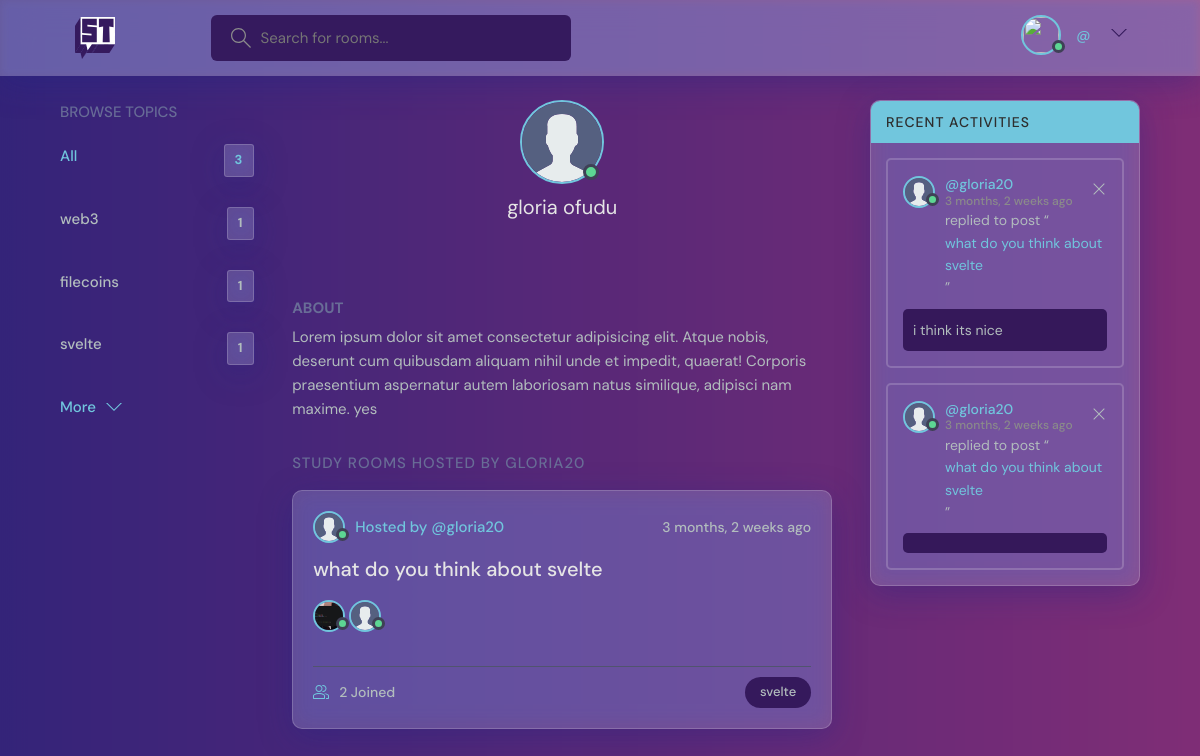
/gloria20/, run on the app's committed database.
### base/models.py (models this page shows, shortened)
class Topic(models.Model):
    name = models.CharField(max_length=200)
    def __str__(self):
        return self.name

class Room(models.Model):
    host =  models.ForeignKey(User, on_delete=models.SET_NULL, null=True)
    topic = models.ForeignKey(Topic, on_delete=models.SET_NULL, null=True)
    name = models.CharField(max_length=200)
    description = models.TextField(null=True, blank=True)
    participants = models.ManyToManyField(User, related_name="participant", blank=True)
    updated = models.DateTimeField(auto_now=True)
    created = models.DateTimeField(auto_now_add=True)
    class Meta:
        ordering = ['-updated', '-created']
    def __str__(self):
        return self.name

class Message(models.Model):
    user = models.ForeignKey(User, on_delete=models.CASCADE)
    room = models.ForeignKey(Room, on_delete=models.CASCADE)
    body = models.TextField(null=True, blank=True)
    updated = models.DateTimeField(auto_now=True)
    helpful = models.IntegerField(default=0)
    not_helpful = models.IntegerField(default=0)
    created = models.DateTimeField(auto_now_add=True)

### users/models.py (models this page shows)
class User(AbstractUser):
    email = models.EmailField(unique=True, null=True)
    bio = models.TextField(null=True)
    avatar = models.ImageField(default="avatar.svg", null=True)
    instagram = models.CharField(max_length=300, null=True, blank=True)
    linkedin = models.CharField(max_length=300, null=True, blank=True)
    twitter = models.CharField(max_length=300, null=True, blank=True)
    REQUIRED_FIELDS = []

### users/views.py (the view)
# urls.py: path('<str:name>/', ProfileView, name="profile"),
def ProfileView(request, name):
    user = User.objects.get(username=name)
    rooms = user.room_set.all()
    room_messages = user.message_set.all()
    topics = Topic.objects.all()[0:5]
    p = Paginator(rooms, 1)
    page = request.GET.get('page')
    rooms = p.get_page(page)
    context = {
        'user':user,
        'rooms':rooms,
        'room_messages':room_messages,
        'topics':topics,
        }
    return render(request, 'users/profile.html', context)

### users/templates/users/profile.html (shortened to what this page needs)
{% extends 'base/base.html' %}
{% block content %}
  <main class="profile-page layout layout--3">
    <div class="container">
      {% include 'base/topics_component.html' %}
      <div class="roomList">
        <div class="profile">
          <div class="profile__avatar">
            <div class="avatar avatar--large {% if user.is_active %} active {% endif %}">
              <img src="{{ user.avatar.url }}" />
            </div>
          </div>
          <div class="profile__info">
            <h3>{{ user.get_full_name }}</h3>
          <br>
            <p style="margin-top: 5px;">
            </p>
          </div>
          <div class="profile__about">
            <h3>About</h3>
            <p>
              {{ user.bio | safe }}
            </p
            <p>
          </div>
        </div>
        <div class="roomList__header">
          <div>
            <h2>Study Rooms Hosted by {{ user.username }}</a>
            </h2>
          </div>
        </div>
        {% include 'base/feeds_component.html' %}
      </div>
      <div class="activities">
        <div class="activities__header">
          <h2>Recent Activities</h2>
        </div>
        {% include "base/activity_component.html" %}
      </div>
    </div>
  </main>
 {% endblock content %}

### base/templates/base/base.html (shortened to what this page needs)
<!DOCTYPE html>
{% load static %}
<html lang="en">
  <head>
    <link rel="stylesheet" href="{% static 'base/styles/style.css' %}" />
  </head>
  <body>
    <div class="section">
        {% include 'base/navbar.html' %}
    {% block content %}
    {% endblock content %}
    </div>
  </body>
</html>

### base/templates/base/navbar.html (shortened to what this page needs)
{% load static %}
<header class="header header--loggedIn">
  <div class="container">
    <a href="{% url 'home' %}" class="header__logo">
      <img src="{% static 'base/images/logo.svg' %}" />
    </a>
    <form action="{% url 'home' %}" method="GET" class="header__search">
      <label>
        <input name="q" placeholder="Search for rooms..." autocomplete="off" />
      </label>
    </form>
    <nav class="header__menu">
      <div class="header__user">
        {% if user.is_authenticated %}
        <a href="{% url 'profile' request.user %}">
          <div class="avatar avatar--medium {% if user.is_active %} active {% endif %}">
            <img src="{{ request.user.avatar.url }}" />
          </div>
          <p style="color: white">{{ request.user.get_full_name }}<span>@{{request.user.username}}</span></p>
        </a>
        <button class="dropdown-button">
          <svg
            version="1.1"
            xmlns="http://www.w3.org/2000/svg"
            width="32"
            height="32"
            viewBox="0 0 32 32"
            style="fill: #34195b"
          >
            <title>chevron-down</title>
            <path d="M16 21l-13-13h-3l16 16 16-16h-3l-13 13z"></path>
          </svg>
        </button>
      {% endif %}
      </div>
    </nav>
  </div>
</header>

### base/templates/base/topics_component.html
<div class="topics">
  <div class="topics__header">
    <h2>Browse Topics</h2>
  </div>
  <ul class="topics__list">
    <li>
      <a href="{% url 'home' %}" class="active">All <span>{{ topics.count }}</span></a>
    </li>
    {% for topic in topics %}
    <li>
      <a href="{% url 'home' %}?q={{ topic.name }}">{{ topic.name }} <span>{{ topic.room_set.all.count }}</span></a>
    </li>
    {% endfor %}
  </ul>
  <a class="btn btn--link" href="{% url 'topics' %}">
    More
    <svg version="1.1" xmlns="http://www.w3.org/2000/svg" width="32" height="32" viewBox="0 0 32 32">
      <title>chevron-down</title>
      <path d="M16 21l-13-13h-3l16 16 16-16h-3l-13 13z"></path>
    </svg>
  </a>
</div>

### base/templates/base/feeds_component.html (shortened to what this page needs)
  {% for room in rooms %}
  <div class="roomListRoom">
    <div class="roomListRoom__header">
      <a href="{% url 'profile' room.host %}" class="roomListRoom__author">
        <div class="avatar avatar--small {% if room.host.is_active %} active {% endif %}">
          <img src="{{ room.host.avatar.url }}" />
        </div>
        <span>Hosted by @{{ room.host.username }}</span>
      </a>
      <div class="roomListRoom__actions">
        <span>{{ room.created | timesince }} ago</span>
      </div>
    </div>
    <div class="roomListRoom__content">
      <a
       href="{% url 'room' room.id %}">{{ room.name }}</a><br>
      {% for person in room.participants.all %}
      <a  href="{% url 'profile' person.username %}">
        <div class="avatar avatar--small {% if person.is_active %} active {% endif %}">
          <img src="{{ person.avatar.url }}" />
        </div>
      </a>
      {% endfor %}
    </div>
    <div class="roomListRoom__meta">
      <a href="{% url 'room' room.id %}" class="roomListRoom__joined">
        {{ room.participants.count }} Joined
      </a>
      <p class="roomListRoom__topic">{{ room.topic }}</p>
    </div>
  </div>
  {% endfor %}

### base/templates/base/activity_component.html
{% for message in room_messages %}
<div class="activities__box">
  <div class="activities__boxHeader roomListRoom__header">
    <a href="{% url 'profile' message.user %}" class="roomListRoom__author">
      <div class="avatar avatar--small {% if message.user.is_active %} active {% endif %}">
        <img src="{{ message.user.avatar.url }}" />
      </div>
      <p>
        @{{ message.user }}
        <span>{{ message.created|timesince }} ago</span>
      </p>
    </a>
    {% if user == message.user %}
    <div class="roomListRoom__actions">
      <a href="{% url 'delete-message' message.id %}">
        <svg version="1.1" xmlns="http://www.w3.org/2000/svg" width="32" height="32" viewBox="0 0 32 32">
          <title>remove</title>
          <path
            d="M27.314 6.019l-1.333-1.333-9.98 9.981-9.981-9.981-1.333 1.333 9.981 9.981-9.981 9.98 1.333 1.333 9.981-9.98 9.98 9.98 1.333-1.333-9.98-9.98 9.98-9.981z"
          ></path>
        </svg>
      </a>
    </div>
    {% endif %}
  </div>
  <div class="activities__boxContent">
    <p>replied to post “<a href="{% url 'room' message.room.id %}">{{ message.room }}</a>”</p>
    <div class="activities__boxRoomContent">
      {{ message.body | safe }}
    </div>
  </div>
</div>
{% endfor %}

### data on the page
Topic: name "web3", room_set.all.count "1"
Topic: name "filecoins", room_set.all.count "1"
Topic: name "svelte", room_set.all.count "1"
User: avatar (placeholder picture), get_full_name "gloria ofudu", bio "Lorem ipsum dolor sit amet consectetur adipisicing elit. Atque nobis, deserunt cum quibusdam aliquam nihil unde et impedit, quaerat! Corporis praesentium aspernatur autem laboriosam natus similique, adipisci nam maxime. yes", username "GLORIA20"
Room: host.avatar (placeholder picture), host.username "gloria20", created "3 months, 2 weeks", name "what do you think about svelte", participants.count "2", topic "svelte"
User: avatar (picture)
Message: user.avatar (placeholder picture), user "gloria20", created "3 months, 2 weeks", room "what do you think about svelte", body "i think its nice"
Message: user.avatar (placeholder picture), user "gloria20", created "3 months, 2 weeks", room "what do you think about svelte"

### other printed values
{{ topics.count }} "3"
